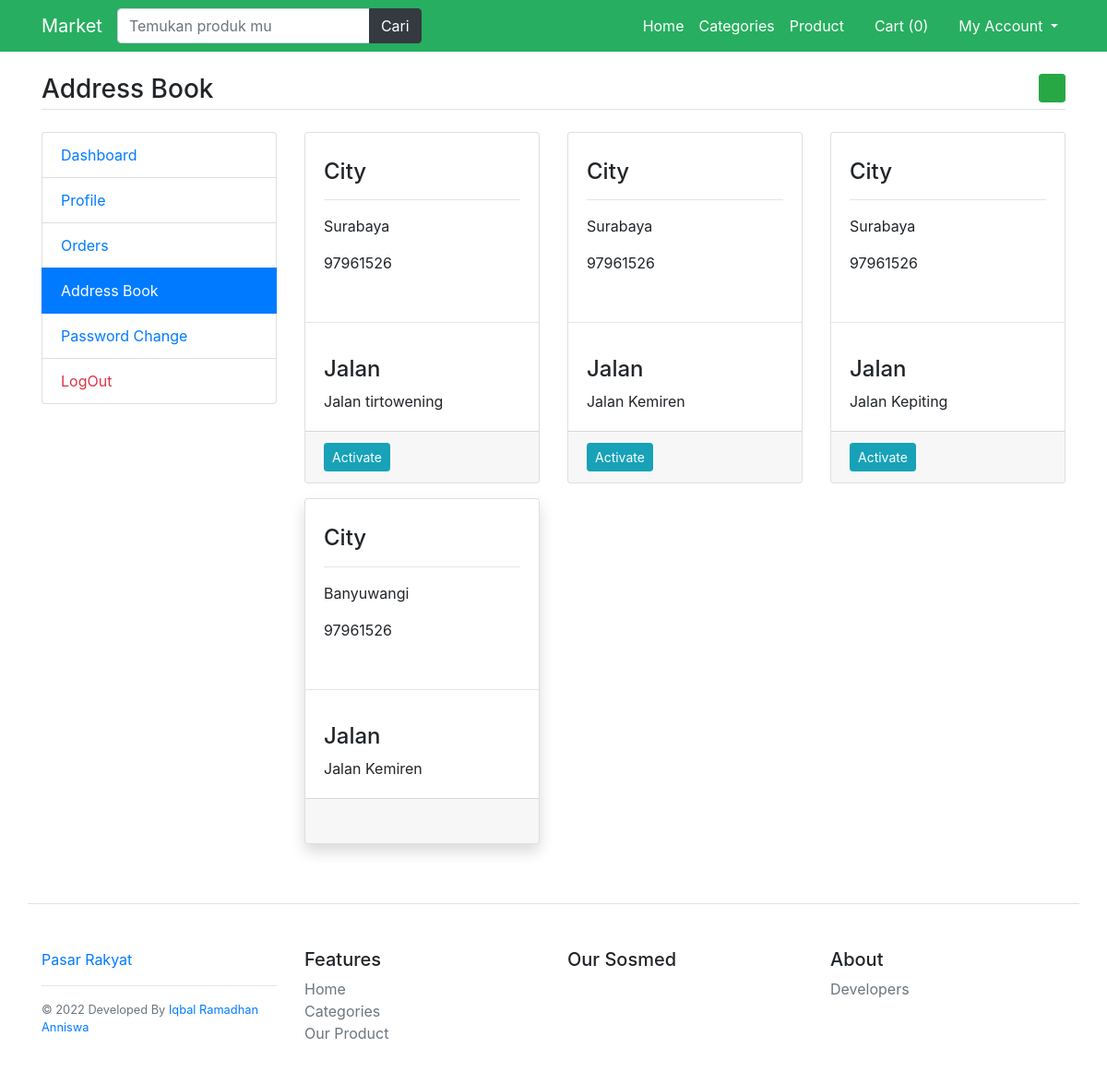
The page /my_addressbook (signed in) on the database its author committed.
### main/models.py (models this page shows)
class UserAddressBook(models.Model):
    user=models.ForeignKey(User,on_delete=models.CASCADE)
    mobile=models.CharField(max_length=50,null=True)
    city=models.CharField(max_length=100)
    street=models.CharField(max_length=200)
    status=models.BooleanField(default=False)
    class Meta:
        verbose_name_plural='7.Address Book'

### main/views.py (the view)
# urls.py: path('my_addressbook', views.my_addressbook, name='my_addressbook'),
def my_addressbook(request):
    addbooks=UserAddressBook.objects.filter(user=request.user).order_by('-id')
    return render(request,'user/addressbok.html',{'addbooks':addbooks})

### main/templates/user/addressbok.html (shortened to what this page needs)
{% extends 'base.html' %}
{% load static %}
{% block content %}
<main class="container my-4">
    <h3 class="my-4 border-bottom pb-1">Address Book <a href="{% url 'add-address' %}"
            class="float-right btn btn-sm btn-success"><i class="fa fa-plus"></i></a>
    </h3>
    <div class="row">
        <div class="col-md-3">
            {% include 'user/user-sidebar.html' %}
        </div>
        <div class="col-md-9">
            <div class="row">
                {% for add in addbooks %}
                <div class="col-md-4">
                    <div class="card mb-3 {% if add.status %} shadow {% endif %} address{{add.id}} address">
                        <div class="card-body">
                            <h4>
                                <h4 class="card-text">City</h4>
                                <hr>
                                <p class="card-text">{{add.city}}</p>
                                <p class="card-text">{{add.mobile}}</p>
                            </h4>
                        </div>
                        <hr>
                        <div class="card-body">
                            <h4>Jalan</h4>
                            {{add.street}}
                        </div>
                        {% if add.status %}
                        <div class="card-footer activated{{add.id}}">
                            <i class="fa fa-check-circle text-success check{{add.id}} check"></i>
                            <a href="{% url 'update-address' add.id %}" class="float-right"><i
                                    class="fa fa-edit"></i></a>
                        </div>
                        {% else %}
                        <div class="card-footer footer{{add.id}}">
                            <button data-address="{{add.id}}"
                                class="btn btn-sm btn-info activate-address ">Activate</button>
                            <a href="{% url 'update-address' add.id %}" class="float-right"><i
                                    class="fa fa-edit"></i></a>
                        </div>
                        {% endif %}
                    </div>
                </div>
                {% endfor %}
            </div>
        </div>
    </div>
</main>
{% endblock %}

### rows shown on the page
UserAddressBook: city "Surabaya", mobile "97961526", street "Jalan tirtowening"
UserAddressBook: city "Surabaya", mobile "97961526", street "Jalan Kemiren"
UserAddressBook: city "Surabaya", mobile "97961526", street "Jalan Kepiting"
UserAddressBook: city "Banyuwangi", mobile "97961526", street "Jalan Kemiren"

### other values the page prints
{{ request.session.cartdata|length }} "0"
